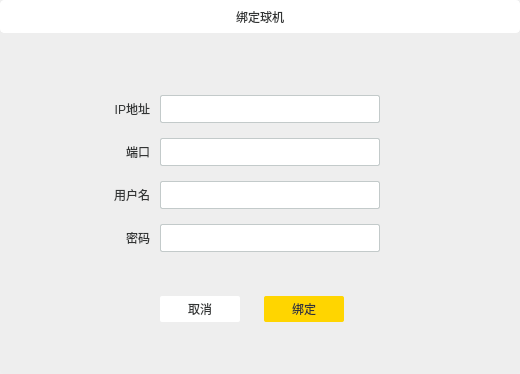
<?xml version="1.0" encoding="UTF-8"?>
<ui version="4.0">
 <class>ptzSettingsDlg</class>
 <widget class="QDialog" name="ptzSettingsDlg">
  <property name="geometry">
   <rect>
    <x>0</x>
    <y>0</y>
    <width>520</width>
    <height>374</height>
   </rect>
  </property>
  <property name="windowTitle">
   <string>Dialog</string>
  </property>
  <layout class="QGridLayout" name="gridLayout">
   <property name="leftMargin">
    <number>0</number>
   </property>
   <property name="topMargin">
    <number>0</number>
   </property>
   <property name="rightMargin">
    <number>0</number>
   </property>
   <property name="bottomMargin">
    <number>0</number>
   </property>
   <item row="0" column="0">
    <widget class="QWidget" name="widget" native="true">
     <property name="styleSheet">
      <string notr="true">QLabel{
font-family:&quot;微软雅黑&quot;;
font-size:12px;
color:#323434;
line-height:12px;
text-align:right;
}
QPushButton{
font-family:&quot;微软雅黑&quot;;
font-size:12px;
color:#323434;
letter-spacing:0;
line-height:12px;
text-align:center;
}
#widget{
background-color: #eeeeee;
border-radius:4px;
}</string>
     </property>
     <layout class="QVBoxLayout" name="verticalLayout">
      <property name="spacing">
       <number>0</number>
      </property>
      <property name="leftMargin">
       <number>0</number>
      </property>
      <property name="topMargin">
       <number>0</number>
      </property>
      <property name="rightMargin">
       <number>0</number>
      </property>
      <property name="bottomMargin">
       <number>0</number>
      </property>
      <item>
       <widget class="QWidget" name="titleWidget" native="true">
        <property name="minimumSize">
         <size>
          <width>0</width>
          <height>33</height>
         </size>
        </property>
        <property name="maximumSize">
         <size>
          <width>16777215</width>
          <height>33</height>
         </size>
        </property>
        <property name="styleSheet">
         <string notr="true">background-color: rgb(255, 255, 255);
border:1px solid #ffffff;
border-radius:4px;</string>
        </property>
        <layout class="QHBoxLayout" name="horizontalLayout">
         <item alignment="Qt::AlignHCenter">
          <widget class="QLabel" name="label_5">
           <property name="text">
            <string>绑定球机</string>
           </property>
          </widget>
         </item>
        </layout>
       </widget>
      </item>
      <item>
       <widget class="QWidget" name="contentWidget" native="true">
        <layout class="QGridLayout" name="gridLayout_2">
         <property name="leftMargin">
          <number>110</number>
         </property>
         <property name="topMargin">
          <number>50</number>
         </property>
         <property name="rightMargin">
          <number>140</number>
         </property>
         <property name="bottomMargin">
          <number>40</number>
         </property>
         <property name="verticalSpacing">
          <number>6</number>
         </property>
         <item row="0" column="0">
          <layout class="QVBoxLayout" name="verticalLayout_2">
           <property name="spacing">
            <number>15</number>
           </property>
           <item>
            <layout class="QHBoxLayout" name="horizontalLayout_2">
             <property name="spacing">
              <number>10</number>
             </property>
             <item>
              <widget class="QLabel" name="label">
               <property name="text">
                <string>IP地址</string>
               </property>
               <property name="alignment">
                <set>Qt::AlignRight|Qt::AlignTrailing|Qt::AlignVCenter</set>
               </property>
              </widget>
             </item>
             <item>
              <widget class="QIPLineEdit" name="ipLineEdit">
               <property name="minimumSize">
                <size>
                 <width>220</width>
                 <height>28</height>
                </size>
               </property>
               <property name="maximumSize">
                <size>
                 <width>220</width>
                 <height>28</height>
                </size>
               </property>
               <property name="styleSheet">
                <string notr="true">background:#ffffff;
border:1px solid #c3caca;
border-radius:2px;
padding-left:10px;</string>
               </property>
              </widget>
             </item>
            </layout>
           </item>
           <item>
            <layout class="QHBoxLayout" name="horizontalLayout_3">
             <property name="spacing">
              <number>10</number>
             </property>
             <item>
              <widget class="QLabel" name="label_2">
               <property name="text">
                <string>端口</string>
               </property>
               <property name="alignment">
                <set>Qt::AlignRight|Qt::AlignTrailing|Qt::AlignVCenter</set>
               </property>
              </widget>
             </item>
             <item>
              <widget class="QLineEdit" name="portLineEdit">
               <property name="minimumSize">
                <size>
                 <width>220</width>
                 <height>28</height>
                </size>
               </property>
               <property name="maximumSize">
                <size>
                 <width>220</width>
                 <height>28</height>
                </size>
               </property>
               <property name="styleSheet">
                <string notr="true">background:#ffffff;
border:1px solid #c3caca;
border-radius:2px;
padding-left:10px;</string>
               </property>
              </widget>
             </item>
            </layout>
           </item>
           <item>
            <layout class="QHBoxLayout" name="horizontalLayout_4">
             <property name="spacing">
              <number>10</number>
             </property>
             <item>
              <widget class="QLabel" name="label_3">
               <property name="text">
                <string>用户名</string>
               </property>
               <property name="alignment">
                <set>Qt::AlignRight|Qt::AlignTrailing|Qt::AlignVCenter</set>
               </property>
              </widget>
             </item>
             <item>
              <widget class="QLineEdit" name="userLineEdit">
               <property name="minimumSize">
                <size>
                 <width>220</width>
                 <height>28</height>
                </size>
               </property>
               <property name="maximumSize">
                <size>
                 <width>220</width>
                 <height>28</height>
                </size>
               </property>
               <property name="styleSheet">
                <string notr="true">background:#ffffff;
border:1px solid #c3caca;
border-radius:2px;
padding-left:10px;</string>
               </property>
              </widget>
             </item>
            </layout>
           </item>
           <item>
            <layout class="QHBoxLayout" name="horizontalLayout_5">
             <property name="spacing">
              <number>10</number>
             </property>
             <item>
              <widget class="QLabel" name="label_4">
               <property name="text">
                <string>密码</string>
               </property>
               <property name="alignment">
                <set>Qt::AlignRight|Qt::AlignTrailing|Qt::AlignVCenter</set>
               </property>
              </widget>
             </item>
             <item>
              <widget class="QLineEdit" name="passwdLineEdit">
               <property name="minimumSize">
                <size>
                 <width>220</width>
                 <height>28</height>
                </size>
               </property>
               <property name="maximumSize">
                <size>
                 <width>220</width>
                 <height>28</height>
                </size>
               </property>
               <property name="styleSheet">
                <string notr="true">background:#ffffff;
border:1px solid #c3caca;
border-radius:2px;
padding-left:10px;</string>
               </property>
              </widget>
             </item>
            </layout>
           </item>
           <item>
            <widget class="QLabel" name="hintLabel">
             <property name="sizePolicy">
              <sizepolicy hsizetype="Preferred" vsizetype="Fixed">
               <horstretch>0</horstretch>
               <verstretch>0</verstretch>
              </sizepolicy>
             </property>
             <property name="styleSheet">
              <string notr="true">font-family:&quot;微软雅黑&quot;;
font-size:12px;
color:red;
line-height:12px;
text-align:right;</string>
             </property>
             <property name="text">
              <string/>
             </property>
             <property name="alignment">
              <set>Qt::AlignCenter</set>
             </property>
            </widget>
           </item>
           <item>
            <layout class="QHBoxLayout" name="horizontalLayout_6">
             <property name="spacing">
              <number>20</number>
             </property>
             <property name="leftMargin">
              <number>46</number>
             </property>
             <property name="rightMargin">
              <number>30</number>
             </property>
             <item>
              <widget class="QPushButton" name="cancelBtn">
               <property name="minimumSize">
                <size>
                 <width>80</width>
                 <height>26</height>
                </size>
               </property>
               <property name="maximumSize">
                <size>
                 <width>80</width>
                 <height>26</height>
                </size>
               </property>
               <property name="styleSheet">
                <string notr="true">#cancelBtn{
background:#ffffff;
border-radius:2px;
}
#cancelBtn:pressed{
margin:1px;
}
</string>
               </property>
               <property name="text">
                <string>取消</string>
               </property>
              </widget>
             </item>
             <item>
              <widget class="QPushButton" name="confirmBtn">
               <property name="minimumSize">
                <size>
                 <width>80</width>
                 <height>26</height>
                </size>
               </property>
               <property name="maximumSize">
                <size>
                 <width>80</width>
                 <height>26</height>
                </size>
               </property>
               <property name="styleSheet">
                <string notr="true">#confirmBtn{
background:#ffd500;
border-radius:2px;
}
#confirmBtn:pressed{
margin:1px;
}</string>
               </property>
               <property name="text">
                <string>绑定</string>
               </property>
              </widget>
             </item>
            </layout>
           </item>
          </layout>
         </item>
        </layout>
       </widget>
      </item>
     </layout>
    </widget>
   </item>
  </layout>
 </widget>
 <customwidgets>
  <customwidget>
   <class>QIPLineEdit</class>
   <extends>QLineEdit</extends>
   <header>qiplineedit.h</header>
  </customwidget>
 </customwidgets>
 <resources/>
 <connections/>
</ui>
